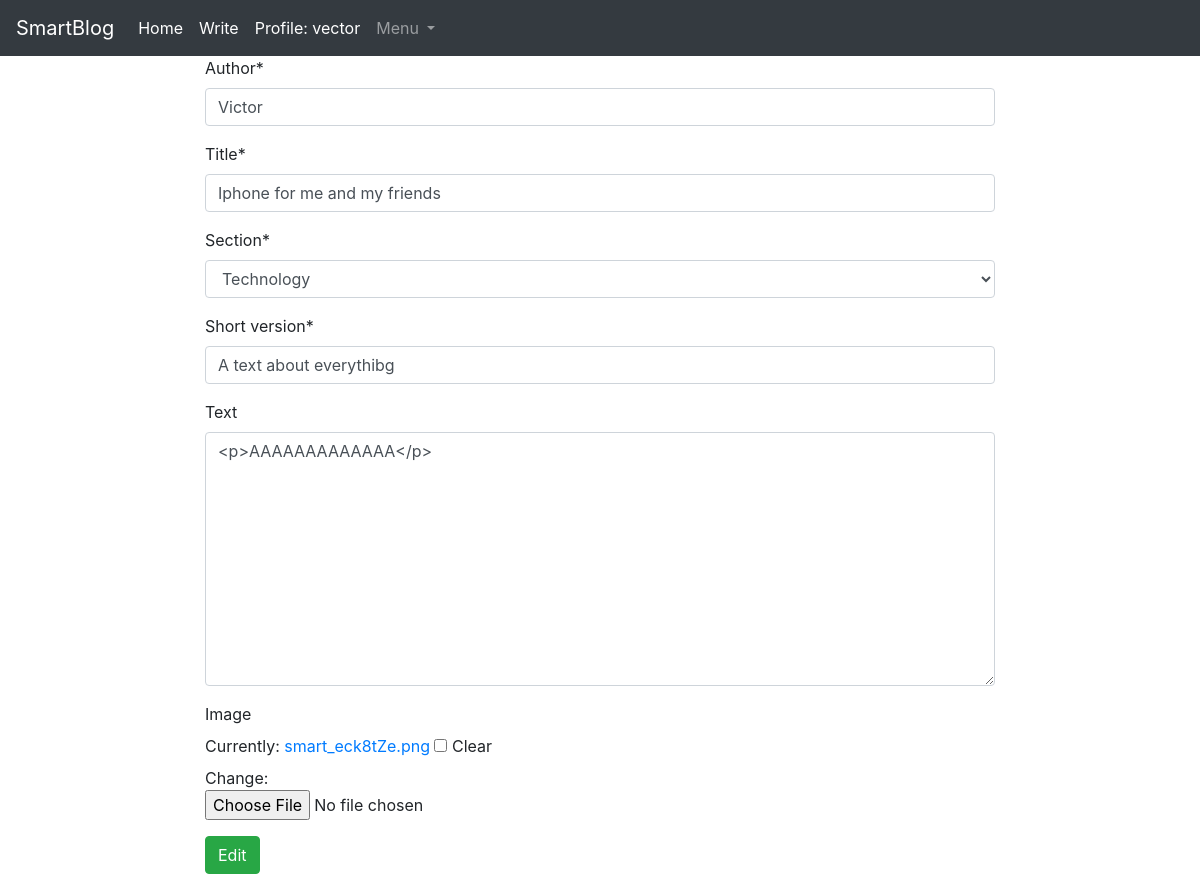
/edit/16 (signed in), run on the app's committed database.
### blog/models.py (models this page shows)
class Blog(models.Model):
    author = models.CharField(max_length=115, validators=[validate_name])
    title = models.CharField(max_length=250, validators=[validate_title])
    timestamp = models.DateTimeField(auto_now_add=True)
    likes = models.IntegerField(default=0)
    section = models.CharField(max_length=115)
    dislikes = models.IntegerField(default=0)
    short_version = models.CharField(max_length=1155, validators=[validate_shortversion])
    text = RichTextField(blank=True, null=True)
    image = models.ImageField(blank=True, upload_to="")
    class Meta:
        permissions = (
            ("can_write", "Can write"),
            ("can_read", "Can read"),
        )

### blog/views.py (the view)
# urls.py: path('edit/<int:pk>', Edit.as_view(), name="Edit-blog"),
class Edit(UpdateView):
    model = Blog
    form_class = RawBlogForm
    template_name = "blog_edit.html"
    success_url = reverse_lazy('list_articles')

### blog/forms.py
class RawBlogForm(forms.ModelForm):
    class Meta:
        model = Blog
        fields = ['author', 'title', 'section', 'short_version', 'text', 'image']
        widgets = {
            'section': Select(choices=sections)
        }

### blog/templatetags/auth_extras.py (called while the page is built)
@register.filter(name="has_group")
def has_group(user, group_name):
    group = Group.objects.get(name=group_name)
    return True if group in user.groups.all() else False

### templates/blog_edit.html (shortened to what this page needs)
{% extends "base.html" %}
{% load crispy_forms_tags %}
{% load auth_extras %}
{% block content %}
    {% if request.user|has_group:"Admin" %}
        <div class="row justify-content-center">
            <div class="col-8">
                <div class="form-group">
                    <form method="post" action="" enctype="multipart/form-data" class="form-group mb-3">{% csrf_token %}
                        {{ form|crispy }}
                        <button class="btn btn-success">Edit</button>
                    </form>
                </div>
            </div>
        </div>
    {% else %}
        <p>You are not allowed to edit this blog!</p>
        <a href="/articles">Back</a>
    {% endif %}
{% endblock %}

### templates/base.html (shortened to what this page needs)
<!DOCTYPE html>
<html lang="en">
  {% load static %}
  <head>
    <link
      rel="stylesheet"
      href="https://stackpath.bootstrapcdn.com/bootstrap/4.5.0/css/bootstrap.min.css"
    />
    <link rel="stylesheet"  href="{% static "base.css" %}" />
    <nav class="navbar navbar-expand-lg navbar-dark bg-dark" id="navbar">
      <a class="navbar-brand" href="/home">SmartBlog</a>
      <div class="collapse navbar-collapse" id="navbarNavDropdown">
        <ul class="navbar-nav">
          <li class="nav-item active">
            <a class="nav-link" href="/home"
              >Home</a>
            <li class="nav-item active">
            <a class="nav-link" href="/create"
              >Write</a>
            <li class="nav-item active">
                <a class="nav-link" href="/user/{{ request.user }}/">Profile: {{ request.user }}</a>
            </li>
          <li class="nav-item dropdown">
            <a
              class="nav-link dropdown-toggle"
              href="#"
              id="navbarDropdownMenuLink"
              role="button"
              data-toggle="dropdown"
              aria-haspopup="true"
              aria-expanded="false"
            >
              Menu
            </a>
          </li>
        </ul>
      </div>
    </nav>
  </head>
  <body>
    {% if user.is_authenticated %}
        {% block content %} {% endblock %}
    {% else %}
        {% block extra %} {% endblock %}
    {% endif %}
  </body>
</html>

### static/base.css (style rules this page uses)
#navbar { position: relative; z-index: 5; }

### data on the page
Blog: author "Victor", title "Iphone for me and my friends", section "Technology", short_version "A text about everythibg", text "<p>AAAAAAAAAAAAA</p>"

### other printed values
{{ request.user }} "vector"
